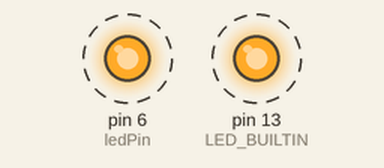
Simulated run of this sketch. Board: Arduino Uno, built with avr-gcc and run on an emulated ATmega328P. Parts: output pins drawn as LEDs (lit = HIGH). Dashed ring = blinking.

Above: at 0.2 s.
Timing chart, 0 to 3.0 s (numbered marks = the images above):
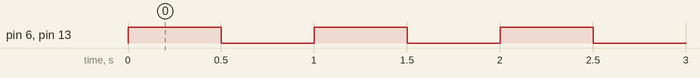

The sketch:

02_LowBatLED.ino
```cpp
// ==========================================================
// Module 1 & 2: LED Testing (Built-in + External)
// ==========================================================
// This program tests TWO things at once:
//
// 1. Built-in LED (on the Arduino board)
//    → Confirms the board is powered and code is running
//
// 2. External LED (on your PCB, pin 6)
//    → Confirms correct wiring, soldering, and pin control
//
// ==========================================================


// -----------------------------
// External LED pin definition
// -----------------------------
const int ledPin = 6;  // External LED connected to pin 6


void setup() {
  // Built-in LED
  pinMode(LED_BUILTIN, OUTPUT);

  // External LED
  pinMode(ledPin, OUTPUT);
}


void loop() {
  // ==========================================================
  // Turn BOTH LEDs ON
  // ==========================================================
  digitalWrite(LED_BUILTIN, HIGH);  // Built-in LED ON
  digitalWrite(ledPin, HIGH);       // External LED ON
  delay(500);

  // ==========================================================
  // Turn BOTH LEDs OFF
  // ==========================================================
  digitalWrite(LED_BUILTIN, LOW);   // Built-in LED OFF
  digitalWrite(ledPin, LOW);        // External LED OFF
  delay(500);
}


// ==========================================================
// 🔧 External LED Wiring Guide
// ==========================================================
// Pin 6 → Resistor (220–330Ω) → LED long leg (+)
// LED short leg (–) → GND
//
// IMPORTANT:
// - LEDs are polarised → they only work one way
// - Long leg = positive (to pin)
// - Short leg = ground
//
// ==========================================================


// ==========================================================
// ❌ If the external LED does NOT work:
// ==========================================================
// 1. Check LED polarity (most common issue)
// 2. Check resistor is included
// 3. Check correct pin (try 5, 6, etc.)
// 4. Inspect solder joints on PCB
// 5. Try swapping the LED (it may be damaged)
//
// If the built-in LED works but external doesn't:
// → Your code is fine, the issue is hardware
// ==========================================================


// ==========================================================
// 🎯 Challenges (optional)
// ==========================================================
// - Make the LEDs blink faster (try delay(100))
// - Create a pattern (e.g. blink-blink-pause)
// - Make the two LEDs alternate instead of syncing
// ==========================================================
```

Measured:
- by itself, pin 6 (ledPin), pin 13 (LED_BUILTIN): alternates HIGH for 0.50 s and LOW for 0.50 s
